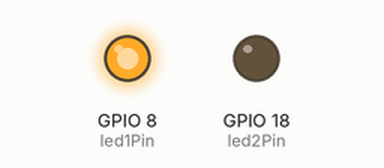
The sketch below on a simulated ESP32-S3. Shown: output pins drawn as LEDs (lit = HIGH).

Above: at 1.1 s.
At 1.5 s:
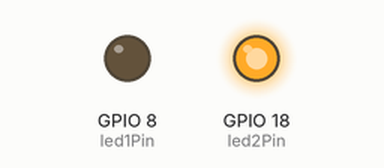
At 2.0 s:
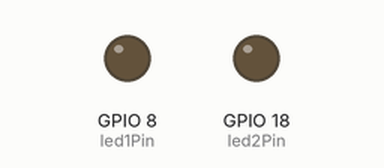
Timing chart, 0 to 3.5 s (numbered marks = the images above):
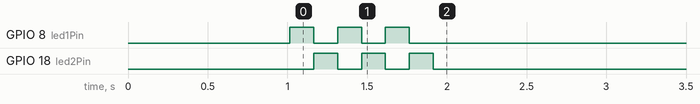

The sketch:

mediapipe-esp32-led-controller.ino
```cpp
/*
 * Hand Control Dual LED System
 * Left Hand  -> LED1 (Pin 8)
 * Right Hand -> LED2 (Pin 18)
 *
 * 串口说明:
 * - Serial (USB) -> 与 Python 通信
 * - Serial2 (Pin 17=TX) -> 调试日志输出
 */

int led1Pin = 8;   // 左手控制
int led2Pin = 18;  // 右手控制
String inputBuffer = "";

// 调试日志宏
#define DEBUG_LOG(msg) Serial2.println(msg)

void setup() {
  pinMode(led1Pin, OUTPUT);
  pinMode(led2Pin, OUTPUT);

  Serial.begin(9600);

  // Serial2: 显式指定引脚 (RX=16, TX=17)
  Serial2.begin(115200, SERIAL_8N1, 16, 17);

  digitalWrite(led1Pin, LOW);
  digitalWrite(led2Pin, LOW);

  delay(1000);

  DEBUG_LOG("========================================");
  DEBUG_LOG("   Dual LED Control System Ready");
  DEBUG_LOG("========================================");
  DEBUG_LOG("LED1 - Left Hand");
  DEBUG_LOG("LED2 - Right Hand");
  DEBUG_LOG("Debug Serial2: Pin 17 (TX) @ 115200 baud");
  DEBUG_LOG("========================================");

  // LED 测试
  for (int i = 0; i < 3; i++) {
    digitalWrite(led1Pin, HIGH);
    delay(150);
    digitalWrite(led1Pin, LOW);
    digitalWrite(led2Pin, HIGH);
    delay(150);
    digitalWrite(led2Pin, LOW);
  }
  DEBUG_LOG("LED test complete. Waiting for commands...");
}

void loop() {
  while (Serial.available() > 0) {
    char c = Serial.read();

    if (c == '\n' || c == '\r') {
      if (inputBuffer.length() > 0) {
        DEBUG_LOG("----------------------------------------");
        DEBUG_LOG("Received: [" + inputBuffer + "]");

        if (inputBuffer == "LON") {
          digitalWrite(led1Pin, HIGH);
          DEBUG_LOG("Action: LED1 ON");
        }
        else if (inputBuffer == "LOFF") {
          digitalWrite(led1Pin, LOW);
          DEBUG_LOG("Action: LED1 OFF");
        }
        else if (inputBuffer == "RON") {
          digitalWrite(led2Pin, HIGH);
          DEBUG_LOG("Action: LED2 ON");
        }
        else if (inputBuffer == "ROFF") {
          digitalWrite(led2Pin, LOW);
          DEBUG_LOG("Action: LED2 OFF");
        }
        else {
          DEBUG_LOG("Action: Unknown command");
        }
        inputBuffer = "";
      }
    }
    else {
      inputBuffer += c;
    }
  }
}
```
